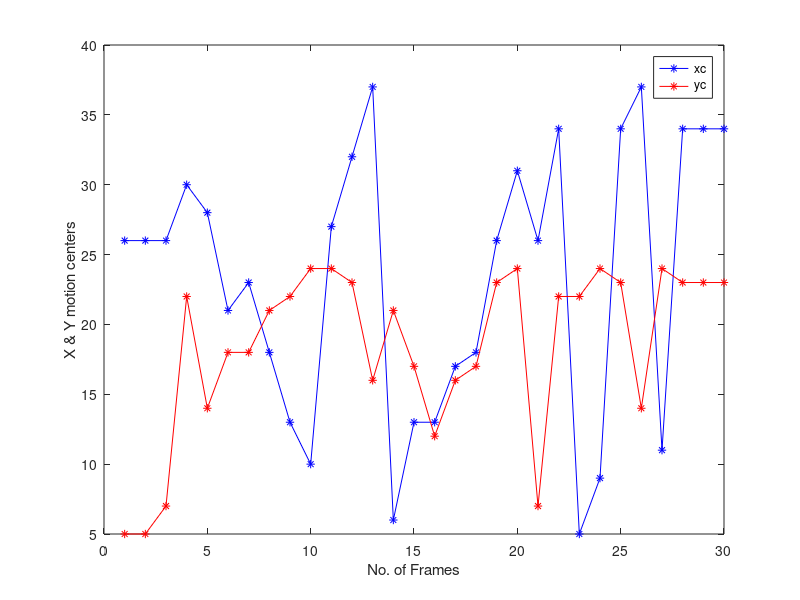

Source code (MATLAB):
xc = dlmread('motion_centerx.txt');
yc = dlmread('motion_centery.txt');

plot(xc,'b*-');
hold on;
%yc=load('y');
plot(yc,'r*-');
xlabel('No. of Frames');
ylabel('X & Y motion centers');
legend('xc','yc');